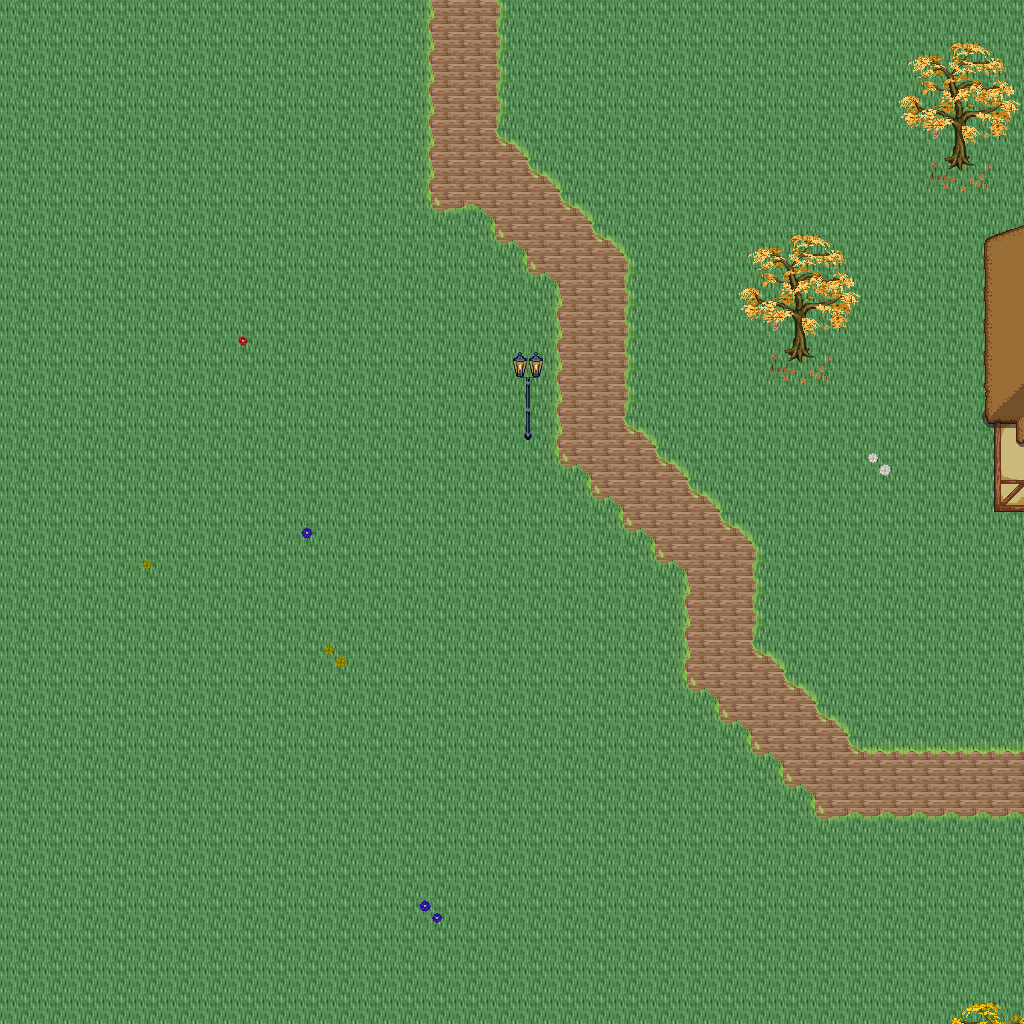

The image is a tile-based game level rendered from a .tmx file. Its description and source (layers, tilesets, objects; grid data summarised) follow:
An orthogonal 32x32 tile map with 32x32 px tiles, 5 tile layers (Ground, Objects, Objects2, Above, ...), 1 hidden layer not drawn, 34 tilesets.

<map version="1.10" tiledversion="1.11.0" orientation="orthogonal" renderorder="right-down" width="32" height="32" tilewidth="32" tileheight="32" infinite="0" nextlayerid="11" nextobjectid="1">
 <tileset firstgid="1" name="logic_collision" tilewidth="32" tileheight="32" tilecount="1" columns="1">
  <image source="../drawable/logic_collision.png" width="32" height="32" />
 </tileset>
 <tileset firstgid="2" name="ground_ridge_earth_pale" tilewidth="32" tileheight="32" tilecount="96" columns="12">
  <image source="../drawable/ground_ridge_earth_pale.png" width="384" height="256" />
 </tileset>
 <tileset firstgid="98" name="ground_ridge_earth_dark" tilewidth="32" tileheight="32" tilecount="96" columns="12">
  <image source="../drawable/ground_ridge_earth_dark.png" width="384" height="256" />
 </tileset>
 <tileset firstgid="194" name="ground_ground" tilewidth="32" tileheight="32" tilecount="33" columns="3">
  <image source="../drawable/ground_ground.png" width="96" height="352" />
 </tileset>
 <tileset firstgid="227" name="building_castle" tilewidth="32" tileheight="32" tilecount="320" columns="20">
  <image source="../drawable/building_castle.png" width="640" height="512" />
 </tileset>
 <tileset firstgid="547" name="ground_grass_corners" tilewidth="32" tileheight="32" tilecount="24" columns="6">
  <image source="../drawable/ground_grass_corners.png" width="192" height="128" />
 </tileset>
 <tileset firstgid="571" name="ground_grass_edges" tilewidth="32" tileheight="32" tilecount="36" columns="12">
  <image source="../drawable/ground_grass_edges.png" width="384" height="96" />
 </tileset>
 <tileset firstgid="607" name="item_pot_barrels_1" tilewidth="32" tileheight="32" tilecount="8" columns="4">
  <image source="../drawable/item_pot_barrels_1.png" width="128" height="64" />
 </tileset>
 <tileset firstgid="615" name="item_weapon_cannon" tilewidth="32" tileheight="32" tilecount="12" columns="3">
  <image source="../drawable/item_weapon_cannon.png" width="96" height="128" />
 </tileset>
 <tileset firstgid="627" name="building_door_door" tilewidth="32" tileheight="32" tilecount="6" columns="3">
  <image source="../drawable/building_door_door.png" width="96" height="64" />
 </tileset>
 <tileset firstgid="633" name="building_door_closed" tilewidth="32" tileheight="32" tilecount="1" columns="1">
  <image source="../drawable/building_door_closed.png" width="32" height="32" />
 </tileset>
 <tileset firstgid="634" name="building_window_window_centered" tilewidth="32" tileheight="32" tilecount="1" columns="1">
  <image source="../drawable/building_window_window_centered.png" width="32" height="32" />
 </tileset>
 <tileset firstgid="635" name="building_decoration_chimney_big" tilewidth="32" tileheight="32" tilecount="2" columns="1">
  <image source="../drawable/building_decoration_chimney_big.png" width="32" height="64" />
 </tileset>
 <tileset firstgid="637" name="building_tan_building" tilewidth="32" tileheight="32" tilecount="24" columns="4">
  <image source="../drawable/building_tan_building.png" width="128" height="192" />
 </tileset>
 <tileset firstgid="661" name="building_museum" tilewidth="32" tileheight="32" tilecount="56" columns="7">
  <image source="../drawable/building_museum.png" width="224" height="256" />
 </tileset>
 <tileset firstgid="717" name="building_decoration_chimney" tilewidth="32" tileheight="32" tilecount="2" columns="1">
  <image source="../drawable/building_decoration_chimney.png" width="32" height="64" />
 </tileset>
 <tileset firstgid="719" name="plant_tree_fall_trees" tilewidth="32" tileheight="32" tilecount="40" columns="8">
  <image source="../drawable/plant_tree_fall_trees.png" width="256" height="160" />
 </tileset>
 <tileset firstgid="759" name="plant_leaves" tilewidth="32" tileheight="32" tilecount="8" columns="4">
  <image source="../drawable/plant_leaves.png" width="128" height="64" />
 </tileset>
 <tileset firstgid="767" name="plant_vine" tilewidth="32" tileheight="32" tilecount="3" columns="1">
  <image source="../drawable/plant_vine.png" width="32" height="96" />
 </tileset>
 <tileset firstgid="770" name="item_pot_pot_burgundy" tilewidth="32" tileheight="32" tilecount="1" columns="1">
  <image source="../drawable/item_pot_pot_burgundy.png" width="32" height="32" />
 </tileset>
 <tileset firstgid="771" name="building_stairs_stairs_grey" tilewidth="32" tileheight="32" tilecount="6" columns="3">
  <image source="../drawable/building_stairs_stairs_grey.png" width="96" height="64" />
 </tileset>
 <tileset firstgid="777" name="furniture_light_lamp_blue" tilewidth="32" tileheight="32" tilecount="3" columns="1">
  <image source="../drawable/furniture_light_lamp_blue.png" width="32" height="96" />
 </tileset>
 <tileset firstgid="780" name="light_dim_light_7x5" tilewidth="32" tileheight="32" tilecount="35" columns="7">
  <image source="../drawable/light_dim_light_7x5.png" width="224" height="160" />
 </tileset>
 <tileset firstgid="815" name="plant_flower_daisy_blue" tilewidth="32" tileheight="32" tilecount="8" columns="2">
  <image source="../drawable/plant_flower_daisy_blue.png" width="64" height="128" />
 </tileset>
 <tileset firstgid="823" name="plant_flower_daisy_red" tilewidth="32" tileheight="32" tilecount="8" columns="2">
  <image source="../drawable/plant_flower_daisy_red.png" width="64" height="128" />
 </tileset>
 <tileset firstgid="831" name="plant_flower_daisy_white" tilewidth="32" tileheight="32" tilecount="8" columns="2">
  <image source="../drawable/plant_flower_daisy_white.png" width="64" height="128" />
 </tileset>
 <tileset firstgid="839" name="plant_flower_daisy_yellow" tilewidth="32" tileheight="32" tilecount="8" columns="2">
  <image source="../drawable/plant_flower_daisy_yellow.png" width="64" height="128" />
 </tileset>
 <tileset firstgid="847" name="ground_ground_3" tilewidth="32" tileheight="32" tilecount="5" columns="5">
  <image source="../drawable/ground_ground_3.png" width="160" height="32" />
 </tileset>
 <tileset firstgid="852" name="building_cottage" tilewidth="32" tileheight="32" tilecount="256" columns="16">
  <image source="../drawable/building_cottage.png" width="512" height="512" />
 </tileset>
 <tileset firstgid="1108" name="building_roof_thatched_roof" tilewidth="32" tileheight="32" tilecount="256" columns="16">
  <image source="../drawable/building_roof_thatched_roof.png" width="512" height="512" />
 </tileset>
 <tileset firstgid="1364" name="building_door_doors" tilewidth="32" tileheight="32" tilecount="256" columns="16">
  <image source="../drawable/building_door_doors.png" width="512" height="512" />
 </tileset>
 <tileset firstgid="1620" name="building_window_windows" tilewidth="32" tileheight="32" tilecount="256" columns="16">
  <image source="../drawable/building_window_windows.png" width="512" height="512" />
 </tileset>
 <tileset firstgid="1876" name="logic_portal" tilewidth="32" tileheight="32" tilecount="24" columns="8">
  <image source="../drawable/logic_portal.png" width="256" height="96" />
 </tileset>
 <tileset firstgid="1900" name="building_decoration_banner" tilewidth="32" tileheight="32" tilecount="12" columns="1">
  <image source="../drawable/building_decoration_banner.png" width="32" height="384" />
 </tileset>
 <layer id="1" name="Ground" width="32" height="32">
  <data>[1024 cells, 1024 non-empty, 2 distinct tile ids]</data>
 </layer>
 <layer id="2" name="Objects" width="32" height="32">
  <data>[1024 cells, 98 non-empty, 20 distinct tile ids]</data>
 </layer>
 <layer id="3" name="Objects2" width="32" height="32">
  <data>[1024 cells, 8 non-empty, 4 distinct tile ids]</data>
 </layer>
 <layer id="4" name="Above" width="32" height="32">
  <data>[1024 cells, 51 non-empty, 29 distinct tile ids]</data>
 </layer>
 <layer id="5" name="Above2" width="32" height="32">
  <data>[1024 cells, 1 non-empty, 1 distinct tile ids]</data>
 </layer>
 <layer id="6" name="Walkable" width="32" height="32" visible="0">
  <data>[1024 cells, 12 non-empty, 1 distinct tile ids]</data>
 </layer>
 <objectgroup id="7" name="Mapevents" />
 <objectgroup id="8" name="Spawn" />
 <objectgroup id="9" name="Keys" />
 <objectgroup id="10" name="Replace" />
</map>
